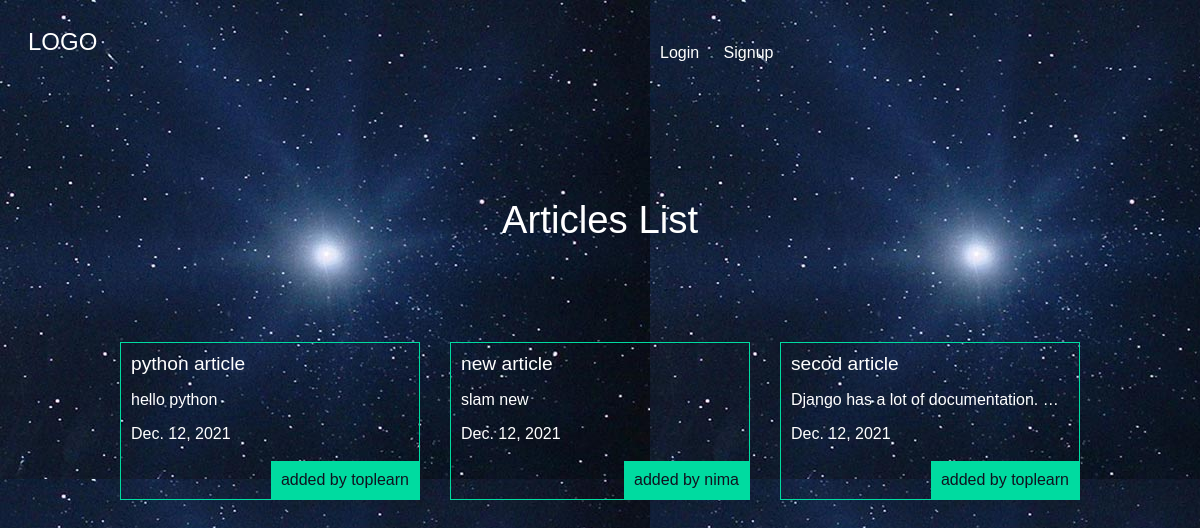
The page / on the database its author committed.
### articles/models.py (models this page shows, shortened)
class Article(models.Model):
    title = models.CharField(max_length=100)
    slug = models.SlugField()
    body = models.TextField()
    date = models.DateField(auto_now_add=True)
    image = models.ImageField(default='default.jpg', blank=True)
    author = models.ForeignKey(User, default=None, on_delete=models.CASCADE, )

### articles/views.py (the view)
# urls.py: path('', views.articles_list, name='list'),
def articles_list(request):
    articles = Article.objects.all().order_by('date')
    return render(request, 'articles/articles.html', {'articles': articles})

### articles/templates/articles/articles.html (shortened to what this page needs)
{% extends 'base.html' %}
{% load static %}
{% block content %}
    <h1>Articles List</h1>
    <div class="articles">{% for article in articles %}
        <div class="article">
            <h2>
                <a href="{% url 'articles:detail' article.slug %}">{{ article.title }}</a>
            </h2>
            <p>{{ article.body|truncatewords:6 }}</p>
            <p>{{ article.date }}</p>
            <p class="author">added by {{ article.author.username }}</p>
        </div>
    {% endfor %}
    </div>
{% endblock %}

### templates/base.html (shortened to what this page needs)
{% load static %}
<!DOCTYPE html>
<html lang="en">
<head>
    <link rel="stylesheet" type="text/css" href="{% static 'articles/style.css' %}">
</head>
<body>
<header>
    <h2><a href="{% url 'articles:list' %}">LOGO</a></h2>
<nav>
    <ul>
        {% if request.user.is_authenticated %}
        <li>
            <form class="logout_link" action="{% url 'accounts:logout' %}" method="post">
                {% csrf_token %}
                <button type="submit">Logout</button>
            </form>
        </li>
        <li>
            <a class="highlight" href="{% url 'articles:create' %}">create new article</a>
        </li>
        {% else %}
        <li>
            <a href="{% url 'accounts:login' %}">Login</a>
        </li>
        <li>
            <a href="{% url 'accounts:signup' %}">Signup</a>
        </li>
        {% endif %}
    </ul>
</nav>
</header>
<div class="wrapper">
    {% block content %}
    {% endblock %}
</div>
</body>
</html>

### articles/static/articles/style.css (style rules this page uses)
body { background-color: #0f121f; background-image: url(/static/iuWB2NM48R2r9q7QhyJfhe.jpg); background-repeat-y: no-repeat; background-attachment: fixed; color: #fff; }
body * { font-family: arial; }
h1, h2, h3, h4, h5 { font-weight: normal; margin: 0; }
a, a:hover, a:visited { color: #fff; text-decoration: none; }
.wrapper { max-width: 960px; margin: 0 auto; }
div.wrapper h1 { text-align: center; margin: 100px auto; font-size: 2.4em; }
header { display: grid; grid-template-columns:1fr 1fr; padding: 20px; }
nav li { display: inline-block; margin-left: 20px; }
.articles { display: grid; grid-template-columns:1fr 1fr 1fr; grid-gap: 30px; }
.article { padding: 10px; border: 1px solid #00dba0; position: relative; padding-bottom: 40px; }
.article h2 { font-size: 1.2em; }
.article .author { padding: 10px; background-color: #00dba0; position: absolute; right: 0; bottom: 0; margin: 0; color: #0f121f }

### rows shown on the page
Article: title "python article", body "hello python", date "Dec. 12, 2021", author.username "toplearn"
Article: title "new article", body "slam new", date "Dec. 12, 2021", author.username "nima"
Article: title "secod article", body "Django has a lot of documentation. …", date "Dec. 12, 2021", author.username "toplearn"
